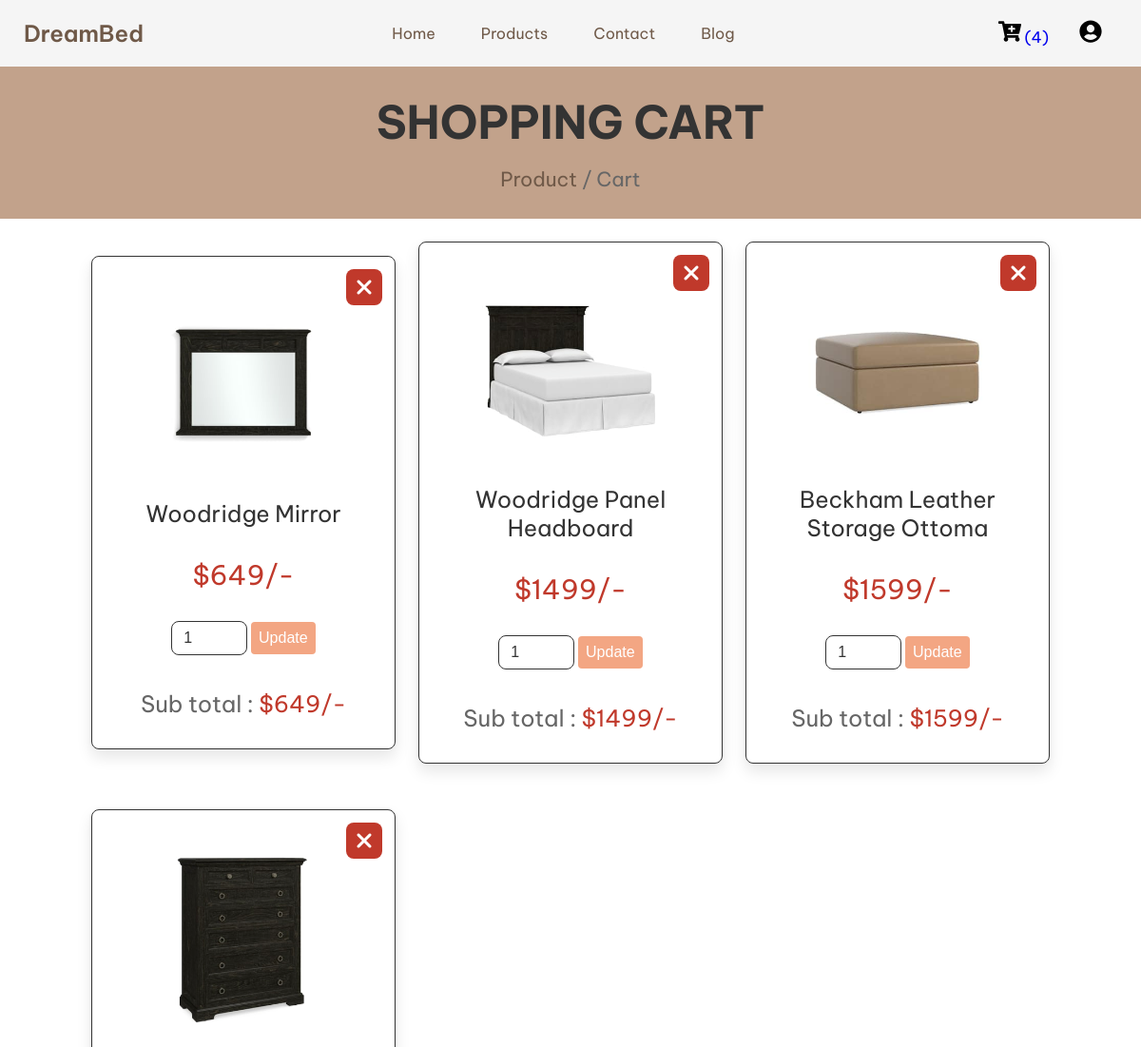
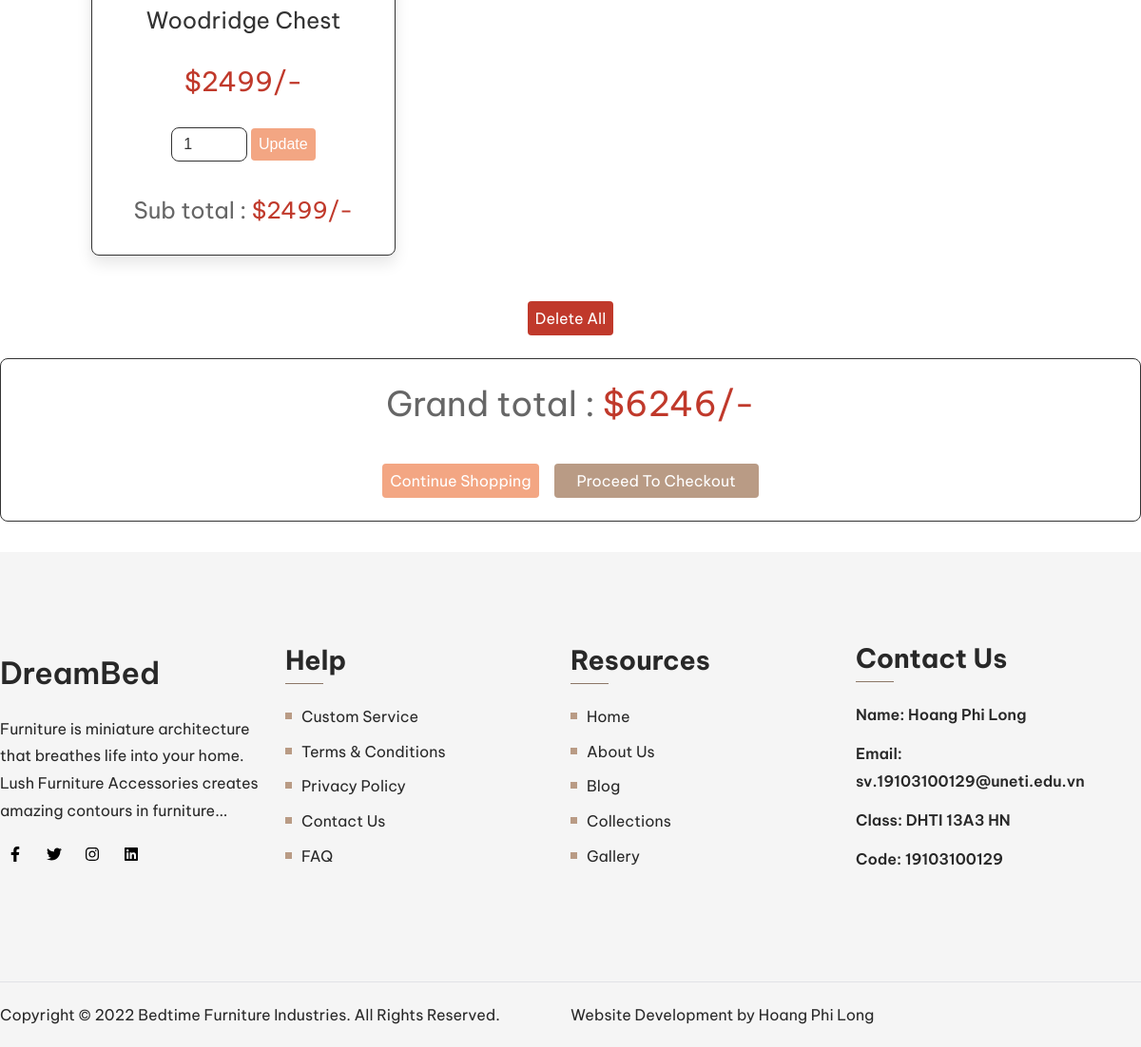
/cart.php (signed in), run on the app's committed database (2 pictures, top to bottom).
### tables this page shows
CREATE TABLE `cart` (
  `id` int(2) NOT NULL,
  `user_id` int(2) NOT NULL,
  `name` varchar(30) NOT NULL,
  `price` int(5) NOT NULL,
  `quantity` int(2) NOT NULL,
  `image` varchar(16) NOT NULL
);

### cart.php (the view, shortened to what this page needs)
<?php
include 'config.php';
?>
<!DOCTYPE html>
<html lang="en">
<head>
    <link rel="stylesheet" href="https://cdnjs.cloudflare.com/ajax/libs/font-awesome/6.0.0/css/all.min.css">
    <link rel="stylesheet" href="css/style.css" />
    <link rel="stylesheet" href="css/base.css" />
</head>
<body>
    <?php include 'components/navbar.php'; ?>
    <div class="heading">
        <h3>Shopping cart</h3>
        <p> <a href="product.php">Product</a> / Cart </p>
    </div>
    <section class="shopping-cart">
        <div class="box-container">
            <?php
            $grand_total = 0;
            $select_cart = mysqli_query($conn, "SELECT * FROM `cart` WHERE user_id = '$user_id'") or die('query failed');
            if (mysqli_num_rows($select_cart) > 0) {
                while ($fetch_cart = mysqli_fetch_assoc($select_cart)) {
            ?>
                    <div class="box">
                        <a href="cart.php?delete=<?php echo $fetch_cart['id']; ?>" class="fas fa-times" onclick="return confirm('Delete this product from cart?');"></a>
                        <img src="assets/img/<?php echo $fetch_cart['image']; ?>" alt="">
                        <div class="name"><?php echo $fetch_cart['name']; ?></div>
                        <div class="price">$<?php echo $fetch_cart['price']; ?>/-</div>
                        <form action="" method="post">
                            <input type="number" min="1" name="cart_quantity" value="<?php echo $fetch_cart['quantity']; ?>">
                            <input type="submit" name="update_cart" value="update" class="option-btn">
                        </form>
                        <div class="sub-total"> Sub total : <span>$<?php echo $sub_total = ($fetch_cart['quantity'] * $fetch_cart['price']); ?>/-</span> </div>
                    </div>
            <?php
                    $grand_total += $sub_total;
                }
            } else {
                echo '<div class="empty"></div>';
            }
            ?>
        </div>
        <div style="margin-top: 2rem; text-align:center;">
            <a href="cart.php?delete_all" class="delete-btn <?php echo ($grand_total > 1) ? '' : 'disabled'; ?>" onclick="return confirm('Delete all product from cart?');">Delete all</a>
        </div>
        <div class="cart-total">
            <p>Grand total : <span>$<?php echo $grand_total; ?>/-</span></p>
            <div class="flex">
                <a href="shop.php" class="option-btn">Continue shopping</a>
                <a href="checkout.php" class="btn <?php echo ($grand_total > 1) ? '' : 'disabled'; ?>">Proceed to checkout</a>
            </div>
        </div>
    </section>
    <?php include 'components/footer.php'; ?>
</body>
</html>

### css/style.css (style rules this page uses)
.btn, .option-btn, .delete-btn { display: inline-block; margin-top: 16px; padding: 8px; cursor: pointer; color: #fff; background-color: var(--secondary); font-size: 16px; border-radius: 4px; text-transform: capitalize; }
.btn { padding: 8px 24px !important; }
.option-btn { background-color: #f3a683 !important; border: none; }
.delete-btn { background-color: #c0392b !important; }
.heading { min-height: 20vh; display: flex; flex-flow: column; align-items: center; justify-content: center; gap: 1rem; background-color: #c2a28b; text-align: center; }
.heading h3 { font-size: 3rem; color: var(--black); text-transform: uppercase; }
.heading p { font-size: 1.3rem; color: var(--light-color); }
.heading p a { color: var(--primary); }
.shopping-cart { padding-bottom: 32px; }
.shopping-cart .box-container { width: 1200px; max-width: 100%; margin: 0 auto; display: grid; grid-template-columns: repeat(auto-fit, 20rem); align-items: center; gap: 1.5rem; justify-content: center; }
.shopping-cart .box-container .box { margin-top: 24px; text-align: center; padding: 2rem; border-radius: 0.5rem; background-color: var(--white); box-shadow: var(--box-shadow); position: relative; border: var(--border); }
.shopping-cart .box-container .box .fa-times { position: absolute; top: 0.8rem; right: 0.8rem; height: 2.4rem; width: 2.4rem; line-height: 2.4rem; font-size: 24px; background-color: var(--red); color: var(--white); border-radius: 0.5rem; }
.shopping-cart .box-container .box img { width: 80%; }
.shopping-cart .box-container .box .name { padding: 1rem 0; font-size: 24px; color: var(--black); }
.shopping-cart .box-container .box .price { padding: 1rem 0; font-size: 28px; color: var(--red); }
.shopping-cart .box-container .box input[type="number"] { margin: 8px 0; border: var(--border); border-radius: 0.5rem; padding: 8px 12px; font-size: 16px; color: var(--black); width: 80px; }
.shopping-cart .box-container .box .sub-total { padding-top: 28px; font-size: 24px; color: var(--light-color); }
.shopping-cart .box-container .box .sub-total span { color: var(--red); }
.shopping-cart .cart-total { max-width: 1200px; margin: 0 auto; border: var(--border); padding: 24px; text-align: center; margin-top: 24px; border-radius: 0.5rem; }
.shopping-cart .cart-total p { font-size: 36px; color: var(--light-color); }
.shopping-cart .cart-total p span { color: var(--red); }
.shopping-cart .cart-total .flex { display: flex; flex-wrap: wrap; column-gap: 1rem; margin-top: 1.5rem; justify-content: center; }

### css/base.css (style rules this page uses)
:root { --primary: #6f5948; --secondary: #b99b85; --red:#c0392b; --black:#333; --white:#fff; --light-color:#666; --light-white:#ccc; --light-bg:#f5f5f5; --border:.1rem solid var(--black); --box-shadow:0 .5rem 1rem rgba(0,0,0,.1); }
* { padding: 0; margin: 0; box-sizing: border-box; }
html { font-family: "Be Vietnam Pro", sans-serif; font-size: 16px; scroll-behavior: smooth; }
a { text-decoration: none; }

### data on the page
cart: image (picture), name "Woodridge Mirror", price "649", cart_quantity "1"
cart: image (picture), name "Woodridge Panel Headboard", price "1499", cart_quantity "1"
cart: image (picture), name "Beckham Leather Storage Ottoma", price "1599", cart_quantity "1"
cart: image (picture), name "Woodridge Chest", price "2499", cart_quantity "1"

### other printed values
$count "4"
$grand_total "6246"
